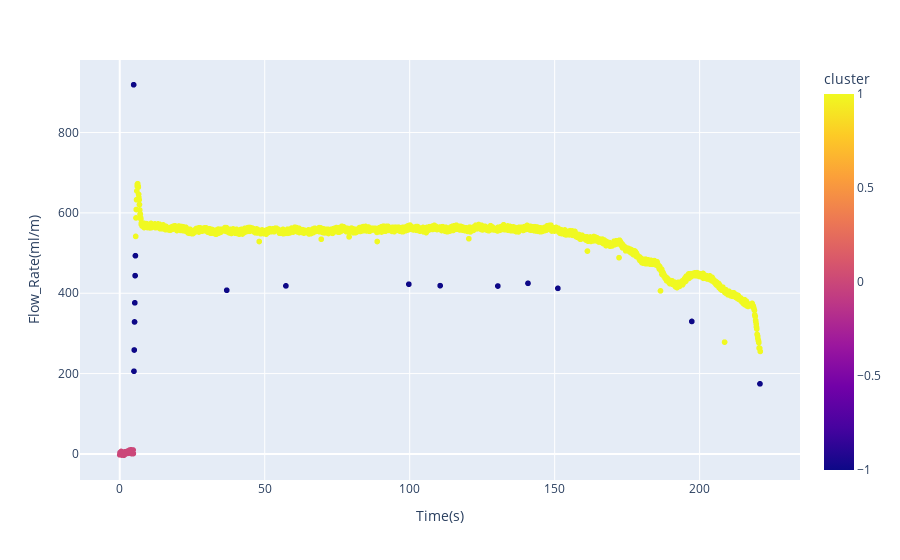

Notebook code cell kept with this figure:
### Markdown cell above
Good, but not as i expected

### Code cell
df_pr = df_example.drop(['Upstream_Pressure(psi)', 'Downstream_Pressure(psi)'], axis = 1)
df_pr

db = DBSCAN(eps = 20)
labels = db.fit_predict(df_pr)
df_pr['cluster'] = labels
px.scatter(data_frame=df_pr, x = 'Time(s)', y = 'Flow_Rate(ml/m)', color = 'cluster')

### Figure 1 — Plotly figure (JSON) as saved in the notebook; plotly's stock layout.template omitted (floating-point values rounded to 4 significant figures; data arrays with more than 128 entries replaced by an {"elided": "..."} marker saying what was removed)
{"data": [{"hovertemplate": "Time(s)=%{x}<br>Flow_Rate(ml/m)=%{y}<br>cluster=%{marker.color}<extra></extra>", "legendgroup": "", "marker": {"color": {"elided": "2210 int values"}, "coloraxis": "coloraxis", "symbol": "circle"}, "mode": "markers", "name": "", "showlegend": false, "type": "scattergl", "x": {"elided": "2210 float values"}, "xaxis": "x", "y": {"elided": "2210 float values"}, "yaxis": "y"}], "layout": {"coloraxis": {"colorbar": {"title": {"text": "cluster"}}, "colorscale": [[0, "#0d0887"], [0.1111, "#46039f"], [0.2222, "#7201a8"], [0.3333, "#9c179e"], [0.4444, "#bd3786"], [0.5556, "#d8576b"], [0.6667, "#ed7953"], [0.7778, "#fb9f3a"], [0.8889, "#fdca26"], [1, "#f0f921"]]}, "legend": {"tracegroupgap": 0}, "margin": {"t": 60}, "xaxis": {"anchor": "y", "domain": [0, 1], "title": {"text": "Time(s)"}}, "yaxis": {"anchor": "x", "domain": [0, 1], "title": {"text": "Flow_Rate(ml/m)"}}}}
